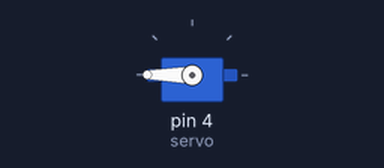
Bench run of a sketch on a simulated Arduino Uno, built with avr-gcc and run on an emulated ATmega328P. Shown: servo.

Above: at 0.05 s.
At 1.5 s:
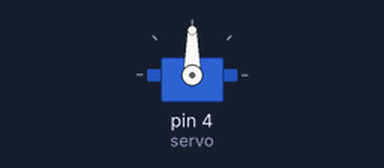
At 3.0 s:
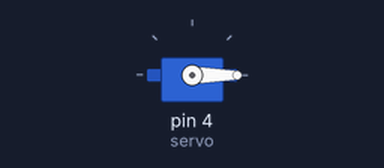
Timing chart, 0 to 6.9 s (numbered marks = the images above):
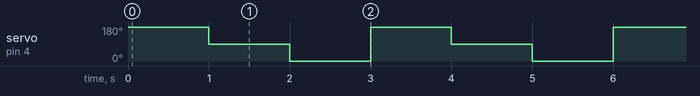

Measured:
- by itself, servo on pin 4 (servo): repeats every 3.0 s: 0° 1.0 s, 180° 1.0 s, 90° 1.0 s

The sketch:

servo.ino
```cpp
#include <Servo.h>// asi se incluyen librerias en arduino

Servo servo; // asi se crea una variable servo
// Servo llama a la libreria y luego de eso pones
// el nombre del servo


void setup(){
  Serial.begin(9600);
  servo.attach(4); // es como el pinMode pero
  // solo funciona para los servomotores
  }

void loop(){
  servo.write(180);
   // los grados a los que se va a mover el servomotor
   delay(1000);
   // delay es una funcion que permite detener el codio
   // durante 1 segundo
   servo.write(90);
   delay(1000);
   servo.write(0);
   delay(1000);
    }
```
